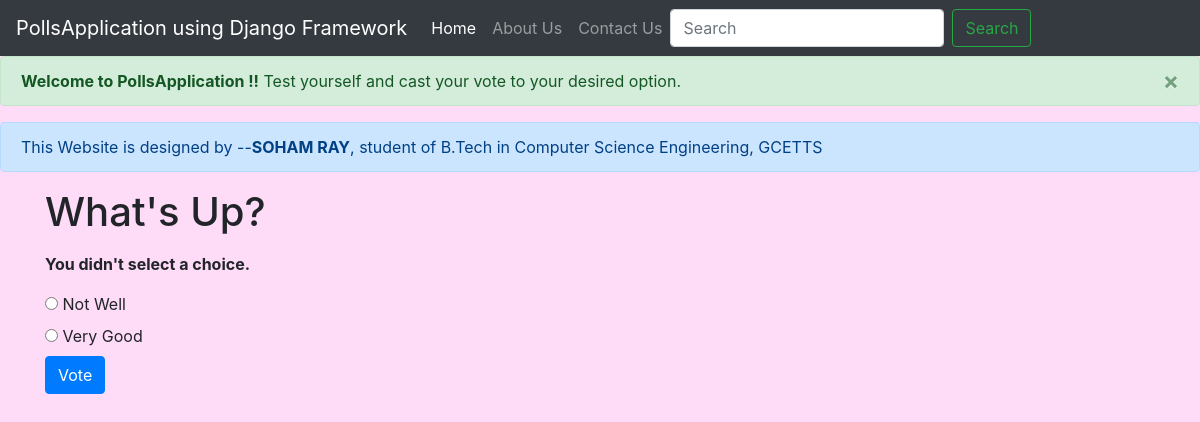
The page /polls/1/vote/ on the database its author committed.
### polls/models.py (models this page shows, shortened)
class Question(models.Model):
    question_text = models.CharField(max_length=200)
    pub_date = models.DateTimeField('date published')

class Choice(models.Model):
    question = models.ForeignKey(Question, on_delete=models.CASCADE)
    choice_text = models.CharField(max_length=200)
    votes = models.IntegerField(default=0)

### polls/views.py (the view)
# urls.py: path('<int:question_id>/vote/', views.vote, name='vote'),
def vote(request, question_id):
    question = get_object_or_404(Question, pk=question_id)
    try:
        selected_choice = question.choice_set.get(pk=request.POST['choice'])
    except (KeyError, Choice.DoesNotExist):
        return render(request, 'polls/detail.html', {
            'question': question,
            'error_message': "You didn't select a choice.",
        })
    else:
        selected_choice.votes += 1
        selected_choice.save()
        return HttpResponseRedirect(reverse('polls:results', args=(question.id,)))

### polls/templates/polls/detail.html (shortened to what this page needs)
<!doctype html>
<html lang="en">
  <head>
    <link rel="stylesheet" href="https://stackpath.bootstrapcdn.com/bootstrap/4.5.0/css/bootstrap.min.css">
  </head>
  <body style="background-color:#fedbf6;">
   <nav class="navbar navbar-expand-lg navbar-dark bg-dark">
  <a class="navbar-brand" href="#">PollsApplication using Django Framework </a>
  <div class="collapse navbar-collapse" id="navbarSupportedContent">
    <ul class="navbar-nav">
      <li class="nav-item active">
        <a class="nav-link" href="http://127.0.0.1:8000/polls/">Home <span class="sr-only">(current)</span></a>
      </li>
      <li class="nav-item">
        <a class="nav-link" href="http://127.0.0.1:8000/polls/contact">About Us</a>
      </li>
      <li class="nav-item">
        <a class="nav-link" href="#">Contact Us</a>
      </li>
    </ul>
    <form class="form-inline my-2 my-lg-0">
      <input class="form-control mr-sm-2" type="search" placeholder="Search" aria-label="Search">
      <button class="btn btn-outline-success my-2 my-sm-0" type="submit">Search</button>
    </form>
  </div>
</nav>
   <div class="alert alert-success alert-dismissible fade show" role="alert">
  <strong>Welcome to PollsApplication !!</strong> Test yourself and cast your vote to your desired option.
  <button type="button" class="close" data-dismiss="alert" aria-label="Close">
    <span aria-hidden="true">×</span>
  </button>
</div>
   <div class="alert alert-primary d-flex align-items-center " role="alert">
  This Website is designed by -- <strong>  SOHAM RAY </strong> , student of B.Tech in Computer Science Engineering, GCETTS
</div>
  <div class = "container">
      <form action="{% url 'polls:vote' question.id %}" method="post"> {% csrf_token %}
        <fieldset>
             <legend><h1>{{ question.question_text }}</h1></legend>
            {% if error_message %}<p><strong>{{ error_message }}</strong></p>{% endif %}
            {% for choice in question.choice_set.all %}
            <input type="radio" name="choice" id="choice{{ forloop.counter }}" value="{{ choice.id }}">
            <label for="choice{{ forloop.counter }}">{{ choice.choice_text }}</label><br>
             {% endfor %}
        </fieldset>
<button type="submit" class="btn btn-primary">Vote</button>
</form>
  </div>
  </body>
</html>

### rows shown on the page
Question: question_text "What's Up?"
Choice: choice_text "Not Well"
Choice: choice_text "Very Good"

### other values the page prints
{{ error_message }} "You didn't select a choice."
